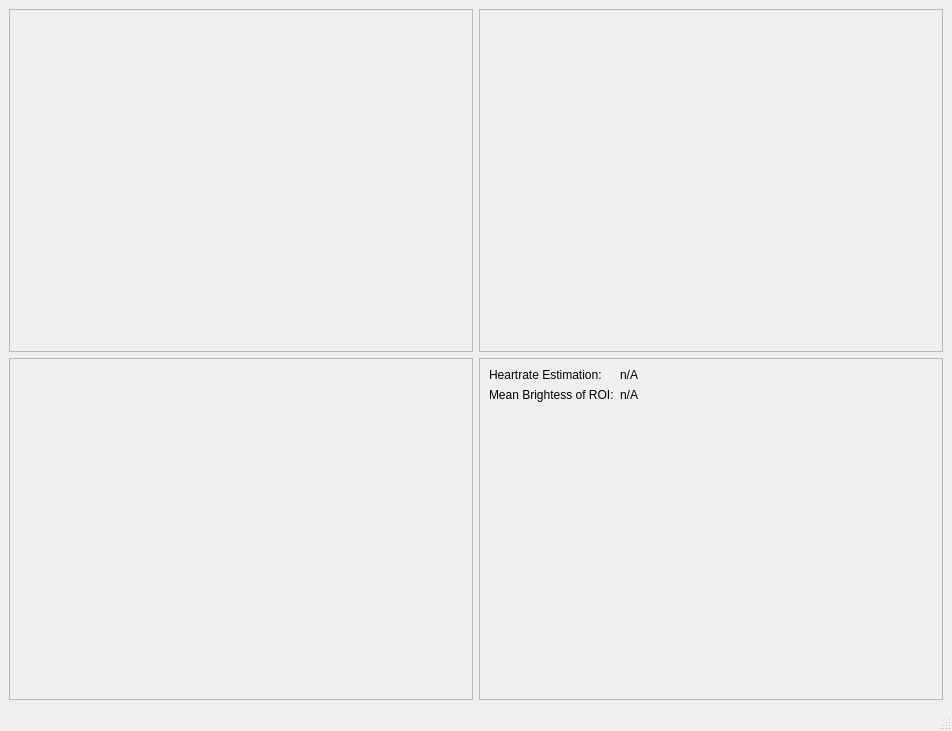
<?xml version="1.0" encoding="UTF-8"?>
<ui version="4.0">
 <class>pureClass</class>
 <widget class="QMainWindow" name="pureClass">
  <property name="geometry">
   <rect>
    <x>0</x>
    <y>0</y>
    <width>952</width>
    <height>731</height>
   </rect>
  </property>
  <property name="windowTitle">
   <string>MainWindow</string>
  </property>
  <widget class="QWidget" name="centralwidget">
   <layout class="QGridLayout" name="gridLayout">
    <item row="2" column="0">
     <widget class="MeanPlot" name="meanPlot">
      <property name="frameShape">
       <enum>QFrame::StyledPanel</enum>
      </property>
      <property name="frameShadow">
       <enum>QFrame::Raised</enum>
      </property>
     </widget>
    </item>
    <item row="1" column="0">
     <widget class="ImageLabel" name="display">
      <property name="frameShape">
       <enum>QFrame::StyledPanel</enum>
      </property>
      <property name="frameShadow">
       <enum>QFrame::Raised</enum>
      </property>
     </widget>
    </item>
    <item row="1" column="1">
     <widget class="FFTWidget" name="fftWidget">
      <property name="minimumSize">
       <size>
        <width>300</width>
        <height>100</height>
       </size>
      </property>
      <property name="frameShape">
       <enum>QFrame::StyledPanel</enum>
      </property>
      <property name="frameShadow">
       <enum>QFrame::Raised</enum>
      </property>
     </widget>
    </item>
    <item row="2" column="1">
     <widget class="QFrame" name="frame">
      <property name="frameShape">
       <enum>QFrame::StyledPanel</enum>
      </property>
      <property name="frameShadow">
       <enum>QFrame::Raised</enum>
      </property>
      <layout class="QFormLayout" name="formLayout">
       <property name="fieldGrowthPolicy">
        <enum>QFormLayout::ExpandingFieldsGrow</enum>
       </property>
       <item row="0" column="0">
        <widget class="QLabel" name="label_3">
         <property name="text">
          <string>Heartrate Estimation:</string>
         </property>
        </widget>
       </item>
       <item row="1" column="0">
        <widget class="QLabel" name="label_4">
         <property name="text">
          <string>Mean Brightess of ROI:</string>
         </property>
        </widget>
       </item>
       <item row="1" column="1">
        <widget class="QLabel" name="labelMean">
         <property name="text">
          <string>n/A</string>
         </property>
        </widget>
       </item>
       <item row="0" column="1">
        <widget class="QLabel" name="labelHr">
         <property name="text">
          <string>n/A</string>
         </property>
        </widget>
       </item>
      </layout>
     </widget>
    </item>
   </layout>
  </widget>
  <widget class="QMenuBar" name="menubar">
   <property name="geometry">
    <rect>
     <x>0</x>
     <y>0</y>
     <width>952</width>
     <height>20</height>
    </rect>
   </property>
  </widget>
  <widget class="QStatusBar" name="statusbar"/>
 </widget>
 <customwidgets>
  <customwidget>
   <class>FFTWidget</class>
   <extends>QFrame</extends>
   <header>fftwidget.h</header>
   <container>1</container>
  </customwidget>
  <customwidget>
   <class>MeanPlot</class>
   <extends>QFrame</extends>
   <header>meanplot.h</header>
   <container>1</container>
  </customwidget>
  <customwidget>
   <class>ImageLabel</class>
   <extends>QFrame</extends>
   <header>imagelabel.h</header>
   <container>1</container>
  </customwidget>
 </customwidgets>
 <resources/>
 <connections/>
</ui>
